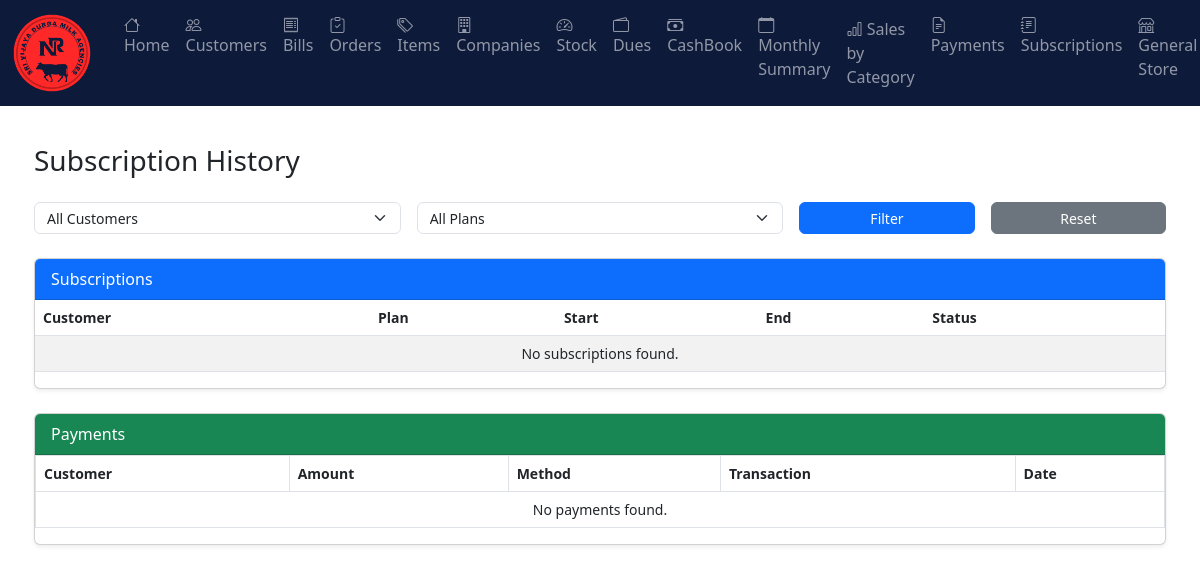
The app's page /milk_agency/subscriptions/history/ (signed in), older data.
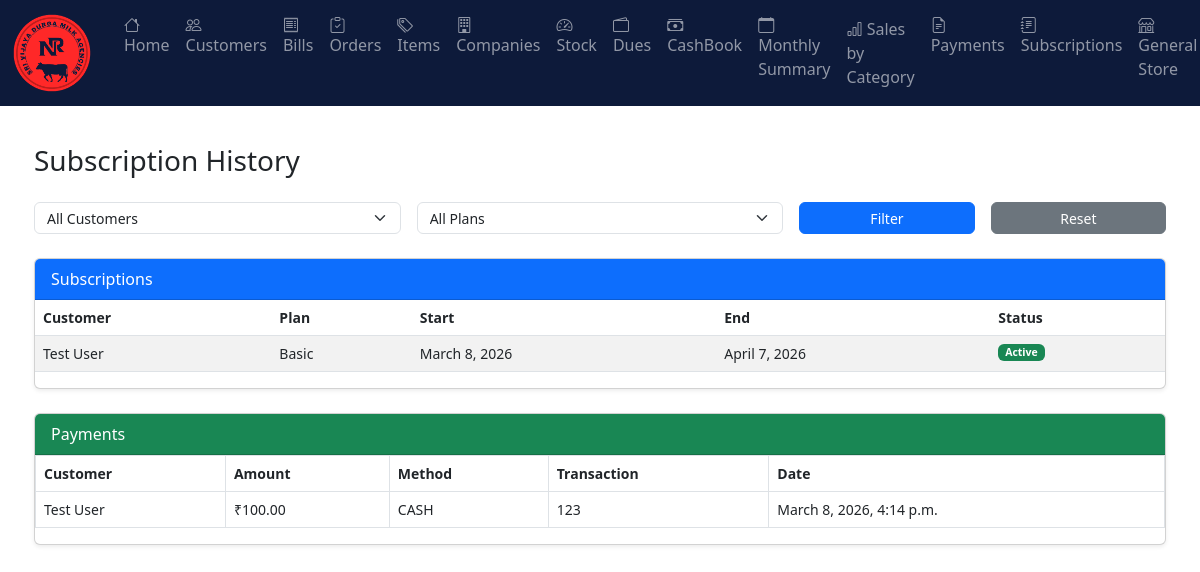
The same page, newer data.
### milk_agency/models.py (models this page shows, shortened)
class CustomerSubscription(models.Model):
    customer = models.ForeignKey(Customer, on_delete=models.CASCADE, related_name='subscriptions')
    subscription_plan = models.ForeignKey(SubscriptionPlan, on_delete=models.CASCADE, related_name='subscriptions')
    start_date = models.DateField(default=timezone.now, help_text="Start date of the subscription")
    end_date = models.DateField(help_text="End date of the subscription")
    is_active = models.BooleanField(default=True, help_text="Whether the subscription is currently active")

class Customer(AbstractBaseUser, PermissionsMixin):
    USER_TYPE_CHOICES = [
        ('retailer', 'Retailer'),
        ('user', 'User'),
        ('delivery', 'Delivery'),
    ]
    phone = models.CharField(max_length=20, unique=True, help_text="Phone number for login")
    name = models.CharField(max_length=255)
    shop_name = models.CharField(max_length=255, blank=True, help_text="Name of the customer's shop")
    retailer_id = models.CharField(max_length=100, blank=True, help_text="Unique identifier for the retailer")
    flat_number = models.CharField(max_length=255, blank=True)
    area = models.CharField(max_length=255, blank=True)
    pin_code = models.CharField(max_length=10, blank=True)
    city = models.CharField(max_length=100, blank=True)
    state = models.CharField(max_length=100, blank=True)
    due = models.DecimalField(max_digits=12, decimal_places=2, default=0, help_text="Customer's current balance")
    user_type = models.CharField(
        max_length=20,
        choices=USER_TYPE_CHOICES,
        default='retailer'   # choose safest default for your system
    )
    is_commissioned = models.BooleanField(default=False, help_text="Whether this customer is eligible for commission calculation")
    is_delivery = models.BooleanField(default=False, help_text="Whether this customer is eligible for delivery")
    frozen = models.BooleanField(default=False)
    last_login = models.DateTimeField(blank=True, null=True)
    is_active = models.BooleanField(default=True)
    is_staff = models.BooleanField(default=False)  # Needed to access admin site
    objects = CustomerManager()
    USERNAME_FIELD = "phone"
    REQUIRED_FIELDS = ["name"]
    groups = models.ManyToManyField(
        'auth.Group',
        related_name='customer_groups',
        blank=True,
        help_text='The groups this customer belongs to.',
        verbose_name='groups',
    )
    user_permissions = models.ManyToManyField(
        'auth.Permission',
        related_name='customer_permissions',
        blank=True,
        help_text='Specific permissions for this customer.',
        verbose_name='user permissions',
    )
    class Meta:
        ordering = ["name"]

class SubscriptionPlan(models.Model):
    name = models.CharField(max_length=255, unique=True, help_text="Name of the subscription plan")
    description = models.TextField(blank=True, null=True, help_text="Details about the subscription plan")
    price = models.DecimalField(
        max_digits=10,
        decimal_places=2,
        default=0,
        help_text="Auto-calculated price of the subscription plan"
    )
    duration_in_days = models.IntegerField(help_text="Duration of the subscription in days")
    is_active = models.BooleanField(default=True, help_text="Whether the subscription plan is active")

class UserPayment(models.Model):
    STATUS_CHOICES = [
        ('SUCCESS', 'Success'),
        ('FAILED', 'Failed'),
        ('PENDING', 'Pending'),
    ]
    METHOD_CHOICES = [
        ('UPI', 'UPI'),
        ('CASH', 'Cash'),
    ]
    subscription = models.ForeignKey(
        CustomerSubscription,
        on_delete=models.CASCADE,
        related_name='payments'
    )
    user = models.ForeignKey(
        'Customer',
        on_delete=models.CASCADE,
        related_name='user_payments'
    )
    amount = models.DecimalField(max_digits=10, decimal_places=2)
    transaction_id = models.CharField(max_length=100, unique=True)
    method = models.CharField(max_length=20, choices=METHOD_CHOICES)
    status = models.CharField(max_length=20, choices=STATUS_CHOICES)
    created_at = models.DateTimeField(auto_now_add=True)

### milk_agency/subscriptions.py (the view)
# urls.py: path("subscriptions/history/", subscriptions.customer_subscription_history, name="customer_subscription_history"),
@login_required
def customer_subscription_history(request):
    customer_id = request.GET.get("customer")
    plan_id = request.GET.get("plan")
    subscriptions = CustomerSubscription.objects.select_related(
        "customer", "subscription_plan"
    )
    payments = UserPayment.objects.select_related("user")
    if customer_id:
        subscriptions = subscriptions.filter(customer_id=customer_id)
        payments = payments.filter(user_id=customer_id)
    if plan_id:
        subscriptions = subscriptions.filter(subscription_plan_id=plan_id)
    customers = Customer.objects.all()
    plans = SubscriptionPlan.objects.all()
    context = {
        "subscriptions": subscriptions,
        "payments": payments,
        "customers": customers,
        "plans": plans,
    }
    return render(
        request,
        "milk_agency/subscription/customer_history.html",
        context
    )

### customer_portal/authentication.py (called while the page is built)
    def get_user(self, user_id):
        try:
            return Customer.objects.get(pk=user_id)
        except Customer.DoesNotExist:
            return None

### templates/milk_agency/subscription/customer_history.html (shortened to what this page needs)
{% extends "milk_agency/home/base.html" %}
{% block content %}
<div class="container-fluid py-4 px-2 px-md-3">
  <br>
  <h3 class="mb-4">Subscription History</h3>
  <form method="get" class="row g-2 g-md-3 mb-4">
    <div class="col-12 col-md-4">
      <select name="customer" class="form-select">
        <option value="">All Customers</option>
      </select>
    </div>
    <div class="col-12 col-md-4">
      <select name="plan" class="form-select">
        <option value="">All Plans</option>
      </select>
    </div>
    <div class="col-6 col-md-2">
      <button class="btn btn-primary w-100">Filter</button>
    </div>
    <div class="col-6 col-md-2">
      <a href="{% url 'milk_agency:customer_subscription_history' %}" class="btn btn-secondary w-100">Reset</a>
    </div>
  </form>
  <div class="card shadow-sm mb-4">
    <div class="card-header bg-primary text-white">Subscriptions</div>
    <div class="table-responsive">
      <table class="table table-striped subscription-mobile-table">
        <thead>
          <tr>
            <th>Customer</th>
            <th>Plan</th>
            <th>Start</th>
            <th>End</th>
            <th>Status</th>
          </tr>
        </thead>
        <tbody>
          {% for sub in subscriptions %}
          <tr>
            <td data-label="Customer">{{ sub.customer.name }}</td>
            <td data-label="Plan">{{ sub.subscription_plan.name }}</td>
            <td data-label="Start">{{ sub.start_date }}</td>
            <td data-label="End">{{ sub.end_date }}</td>
            <td data-label="Status">
              {% if sub.is_active %}
              <span class="badge bg-success">Active</span>
              {% else %}
              <span class="badge bg-danger">Inactive</span>
              {% endif %}
            </td>
          </tr>
          {% empty %}
          <tr>
            <td data-label="Info" colspan="5" class="text-center">No subscriptions found.</td>
          </tr>
          {% endfor %}
        </tbody>
      </table>
    </div>
  </div>
  <div class="card shadow-sm">
    <div class="card-header bg-success text-white">Payments</div>
    <div class="table-responsive">
      <table class="table table-bordered subscription-mobile-table">
        <thead>
          <tr>
            <th>Customer</th>
            <th>Amount</th>
            <th>Method</th>
            <th>Transaction</th>
            <th>Date</th>
          </tr>
        </thead>
        <tbody>
          {% for payment in payments %}
          <tr>
            <td data-label="Customer">{{ payment.user.name }}</td>
            <td data-label="Amount">&#8377;{{ payment.amount }}</td>
            <td data-label="Method">{{ payment.method }}</td>
            <td data-label="Transaction">{{ payment.transaction_id }}</td>
            <td data-label="Date">{{ payment.created_at }}</td>
          </tr>
          {% empty %}
          <tr>
            <td data-label="Info" colspan="5" class="text-center">No payments found.</td>
          </tr>
          {% endfor %}
        </tbody>
      </table>
    </div>
  </div>
</div>
{% endblock %}

Row changes from the older to the newer data that the page shows:
added CustomerSubscription: customer.name "Test User", subscription_plan.name "Basic", start_date "March 8, 2026", end_date "April 7, 2026", is_active "Active"
added UserPayment: user.name "Test User", amount "100.00", method "CASH", transaction_id "123", created_at "March 8, 2026, 4:14 p.m."
Text that changed along with them:
text no longer shown: "No subscriptions found. No payments found."
